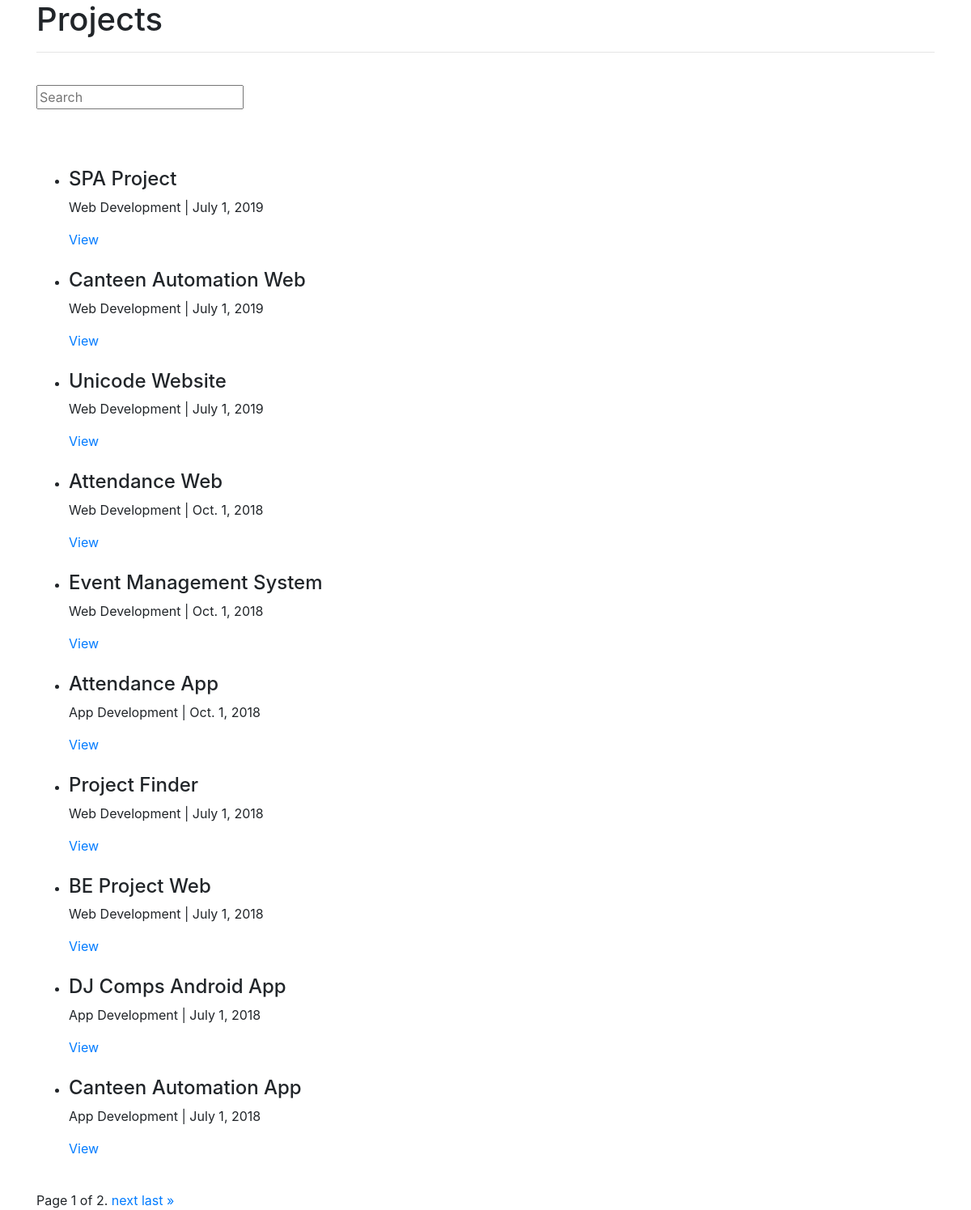
The page /projects/ on the database as committed earlier.
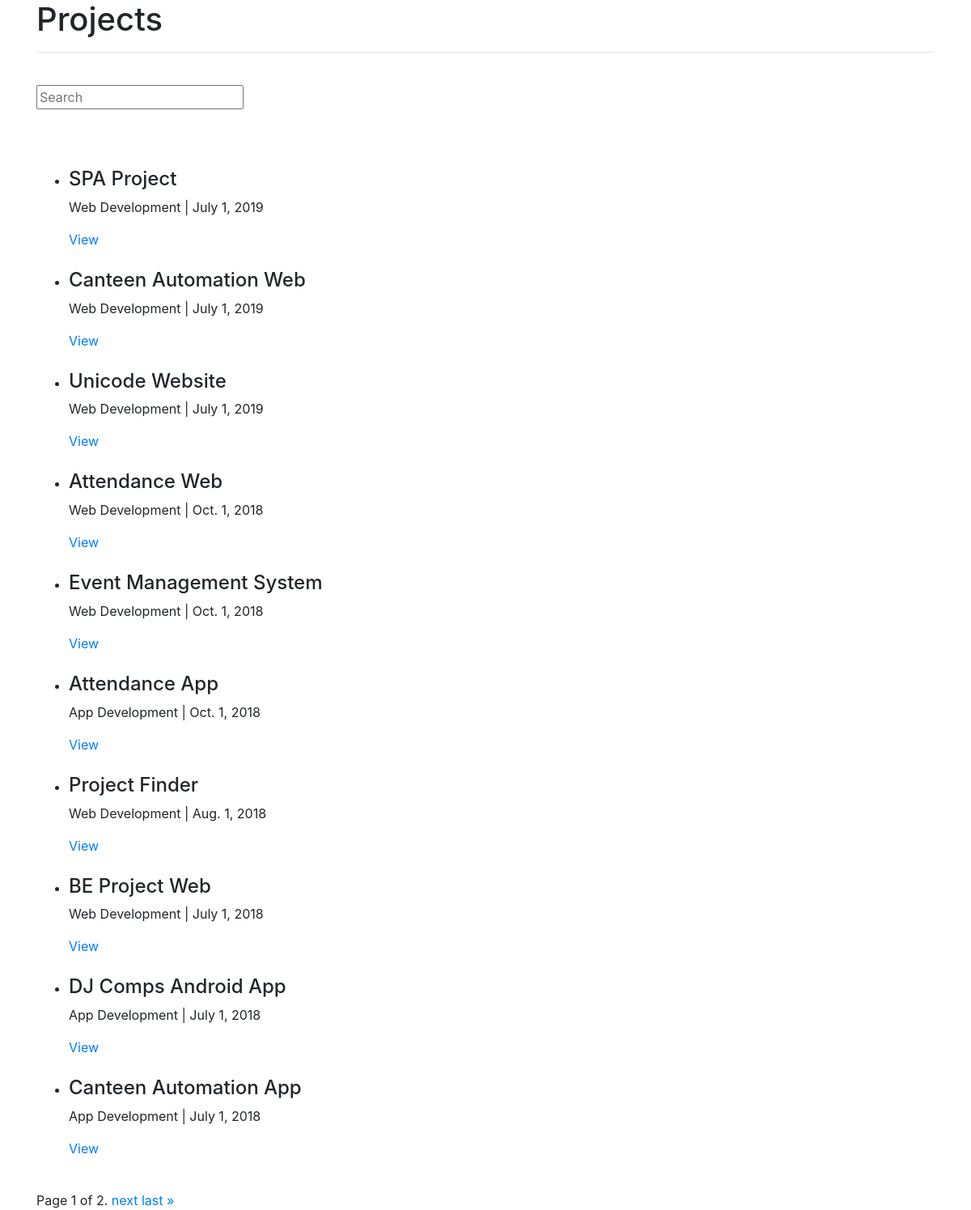
The same page on the database as committed later.
### projects/models.py (models this page shows, shortened)
class Project(models.Model):
    team = models.ManyToManyField(UserProfile)
    title = models.CharField(max_length=255)
    cover = models.ImageField(upload_to='projects/%Y/%m/%d/', blank=True)
    img1 = models.ImageField(upload_to='projects/%Y/%m/%d/', blank=True, null=True)
    img2 = models.ImageField(upload_to='projects/%Y/%m/%d/', blank=True, null=True)
    img3 = models.ImageField(upload_to='projects/%Y/%m/%d/', blank=True, null=True)
    img4 = models.ImageField(upload_to='projects/%Y/%m/%d/', blank=True, null=True)
    img5 = models.ImageField(upload_to='projects/%Y/%m/%d/', blank=True, null=True)
    description = models.TextField()
    slug = models.SlugField(blank=True)
    technologies = MultiSelectField(choices=TECHNOLOGIES_CHOICES)
    stack = models.CharField(max_length=255)
    year = models.DateField()
    repo_link = models.CharField(max_length=255)
    objects = ProjectManager()
    class Meta:
        ordering = ["-year"]

### projects/views.py (the view)
# urls.py: path('', project_list, name='list'),
def project_list(request):
    queryset_list = Project.objects.all()
    query = request.GET.get("q", None)
    if query:
        queryset_list = queryset_list.filter(Q(title__icontains=query) | Q(description__icontains=query) | Q(
            technologies__icontains=query) | Q(team__user__first_name__icontains=query) | Q(
            team__user__last_name__icontains=query)).distinct()
    paginator = Paginator(queryset_list, 10)
    page = request.GET.get('page')
    post_list = paginator.get_page(page)
    context = {
        "title": "Projects",
        "project_list": post_list
    }
    if request.user.is_authenticated:
        context["user"] = True
    else:
        context["user"] = False
    return render(request, "projects/project_list.html", context)

### templates/projects/project_list.html (shortened to what this page needs)
{% extends 'base.html' %}
{% block content %}
<h1>{{ title }}</h1>
<hr />
<br />
{% include 'search.html' %}
<br />
<br />
<br />
{% if project_list %}
<ul>
  {% for project in project_list %}
  <li>
    <h4>{{ project.title }}</h4>
    <p>{{ project.technologies }} | {{ project.year }}</p>
    <a href="{% url 'projects:detail' slug=project.slug %}">View</a>
  </li>
  <br />
  {% endfor %}
</ul>
{% else %}
<h4>No projects</h4>
{% endif %}
<div class="pagination">
  <span class="step-links">
    <span class="current">
      Page {{ project_list.number }} of {{ project_list.paginator.num_pages }}.
    </span>
    {% if project_list.has_next %}
    <a href="?page={{ project_list.next_page_number }}">next</a>
    <a href="?page={{ project_list.paginator.num_pages }}">last &raquo;</a>
    {% endif %}
  </span>
</div>
{% endblock content %}

Rows that differ between the two databases and show on the page:
changed Project "Project Finder": year "July 1, 2018" → "Aug. 1, 2018"
